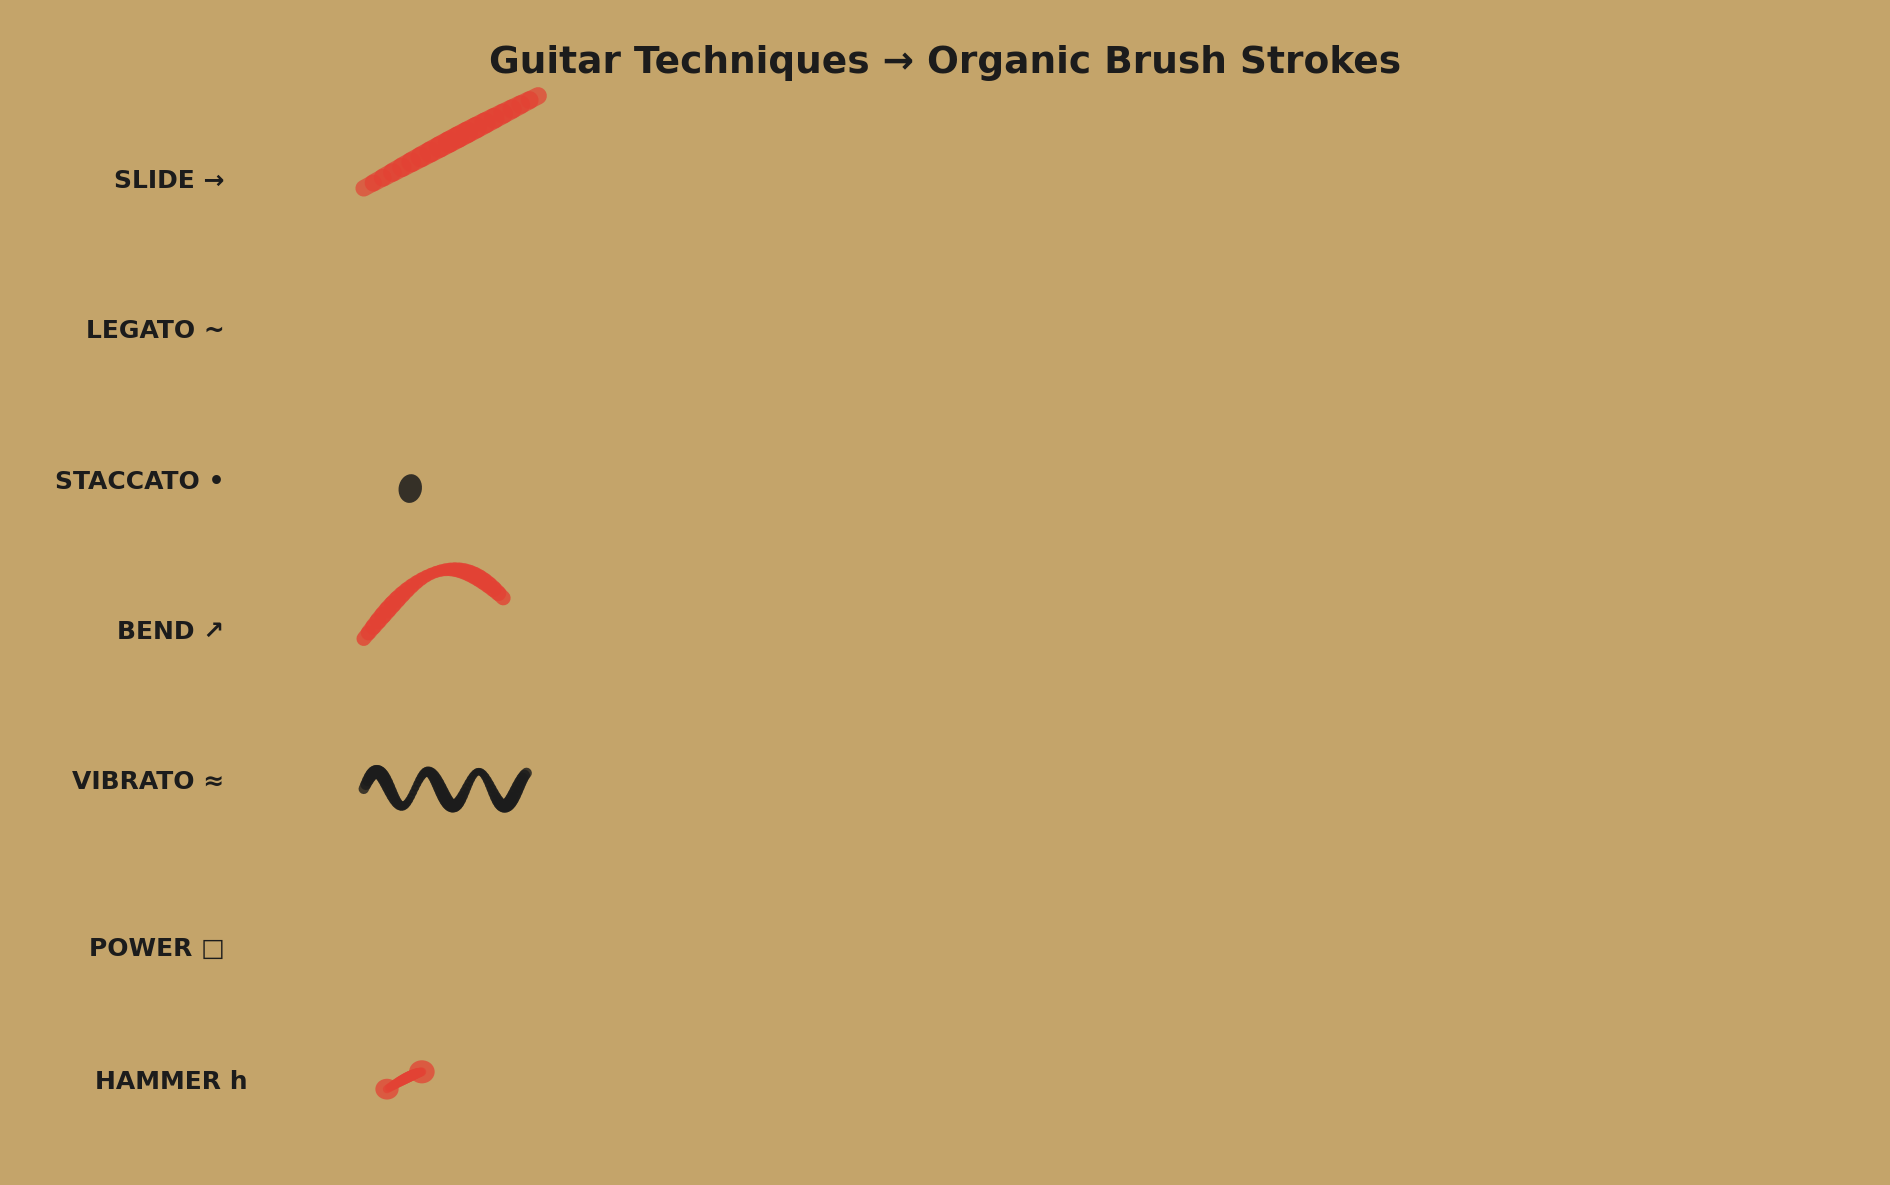

Recreate this plot in Python.
"""
Painterly Technique Demo - Show how guitar techniques map to organic brush strokes
Quick visual example of the mapping
"""

import matplotlib.pyplot as plt
import numpy as np
import random
from matplotlib.patches import PathPatch
from matplotlib.path import Path


class PainterlyTechniqueDemo:
    """Visual demo of technique → brush stroke mapping"""

    def __init__(self):
        self.colors = {
            'ochre': np.array([196, 164, 106]) / 255.0,
            'vermilion': np.array([227, 66, 52]) / 255.0,
            'black': np.array([28, 28, 28]) / 255.0,
            'white': np.array([242, 242, 242]) / 255.0
        }

        self.fig, self.ax = plt.subplots(figsize=(16, 10), dpi=150)
        bg_color = self.colors['ochre']
        self.fig.patch.set_facecolor(bg_color)
        self.ax.set_facecolor(bg_color)
        self.ax.set_xlim(0, 1600)
        self.ax.set_ylim(0, 1000)
        self.ax.axis('off')

        random.seed(42)
        np.random.seed(42)

    def draw_organic_stroke(self, start, end, width, color, label=""):
        """Draw organic brush stroke between two points"""
        x1, y1 = start
        x2, y2 = end

        # Generate organic path with slight curve
        num_points = 20
        t = np.linspace(0, 1, num_points)

        # Add slight curve variation
        curve_offset = random.uniform(-15, 15)
        ctrl_x = (x1 + x2) / 2 + curve_offset
        ctrl_y = (y1 + y2) / 2 + curve_offset

        # Quadratic Bézier curve
        xs = (1-t)**2 * x1 + 2*(1-t)*t * ctrl_x + t**2 * x2
        ys = (1-t)**2 * y1 + 2*(1-t)*t * ctrl_y + t**2 * y2

        # Variable width along stroke
        widths = width * (1 + 0.3 * np.sin(t * np.pi))

        # Draw stroke segments with varying width and alpha
        for i in range(len(xs)-1):
            alpha = 0.7 + 0.2 * (1 - abs(t[i] - 0.5) * 2)
            self.ax.plot([xs[i], xs[i+1]], [ys[i], ys[i+1]],
                        color=color, linewidth=widths[i],
                        alpha=alpha, solid_capstyle='round')

        # Add label
        if label:
            self.ax.text(x1 - 120, y1, label, fontsize=12, ha='right',
                        color=self.colors['black'], weight='bold')

    def draw_slide(self, x, y, color):
        """SLIDE: diagonal organic brush stroke"""
        self.draw_organic_stroke(
            (x, y), (x + 150, y + 80),
            width=8, color=color, label="SLIDE →"
        )

    def draw_legato(self, x, y, color):
        """LEGATO: connected flowing strokes"""
        # Two connected strokes
        self.draw_organic_stroke(
            (x, y), (x + 80, y + 20),
            width=6, color=color, label="LEGATO ~"
        )
        self.draw_organic_stroke(
            (x + 80, y + 20), (x + 160, y - 10),
            width=6, color=color, label=""
        )

    def draw_staccato(self, x, y, color):
        """STACCATO: isolated blob/dot"""
        from matplotlib.patches import Ellipse
        ellipse = Ellipse((x + 40, y), 25, 20,
                         angle=random.uniform(0, 360),
                         facecolor=color, alpha=0.85)
        self.ax.add_patch(ellipse)
        self.ax.text(x - 120, y, "STACCATO •", fontsize=12, ha='right',
                    color=self.colors['black'], weight='bold')

    def draw_bend(self, x, y, color):
        """BEND: curved upward stroke"""
        # Curved path upward
        t = np.linspace(0, 1, 30)
        xs = x + t * 120
        ys = y + 60 * np.sin(t * np.pi * 0.8)

        for i in range(len(xs)-1):
            width = 7 * (1 + 0.2 * np.sin(i / 3))
            self.ax.plot([xs[i], xs[i+1]], [ys[i], ys[i+1]],
                        color=color, linewidth=width,
                        alpha=0.8, solid_capstyle='round')

        self.ax.text(x - 120, y, "BEND ↗", fontsize=12, ha='right',
                    color=self.colors['black'], weight='bold')

    def draw_vibrato(self, x, y, color):
        """VIBRATO: wavy oscillating stroke"""
        t = np.linspace(0, 1, 80)
        xs = x + t * 140
        ys = y + 15 * np.sin(t * 20)

        for i in range(len(xs)-1):
            width = 5 * (1 + 0.3 * np.sin(i / 5))
            self.ax.plot([xs[i], xs[i+1]], [ys[i], ys[i+1]],
                        color=color, linewidth=width,
                        alpha=0.8, solid_capstyle='round')

        self.ax.text(x - 120, y, "VIBRATO ≈", fontsize=12, ha='right',
                    color=self.colors['black'], weight='bold')

    def draw_powerchord(self, x, y, color):
        """POWERCHORD: thick heavy stroke"""
        self.draw_organic_stroke(
            (x, y - 15), (x + 100, y + 15),
            width=20, color=color, label="POWER □"
        )

    def draw_hammer_on(self, x, y, color):
        """HAMMER-ON: two blobs merging"""
        from matplotlib.patches import Ellipse
        # First blob
        e1 = Ellipse((x + 20, y), 20, 18, facecolor=color, alpha=0.75)
        self.ax.add_patch(e1)
        # Second blob overlapping
        e2 = Ellipse((x + 50, y + 15), 22, 20, facecolor=color, alpha=0.75)
        self.ax.add_patch(e2)
        # Connection
        self.draw_organic_stroke((x + 20, y), (x + 50, y + 15),
                                width=4, color=color, label="HAMMER h")

    def create_demo(self, filename='painterly_techniques_demo.png'):
        """Create visual demo of all techniques"""
        print("\n🎨 Painterly Techniques Mapping Demo")
        print("=" * 60)

        # Layout techniques vertically
        y_positions = [850, 720, 590, 460, 330, 200, 70]
        x_start = 300

        colors = [
            self.colors['vermilion'],
            self.colors['ochre'],
            self.colors['black'],
            self.colors['vermilion'],
            self.colors['black'],
            self.colors['ochre'],
            self.colors['vermilion']
        ]

        techniques = [
            ("Slide", self.draw_slide),
            ("Legato", self.draw_legato),
            ("Staccato", self.draw_staccato),
            ("Bend", self.draw_bend),
            ("Vibrato", self.draw_vibrato),
            ("Powerchord", self.draw_powerchord),
            ("Hammer-on", self.draw_hammer_on)
        ]

        for i, (name, draw_func) in enumerate(techniques):
            print(f"   ├─ Drawing {name}...")
            draw_func(x_start, y_positions[i], colors[i])

        # Title
        self.ax.text(800, 950, "Guitar Techniques → Organic Brush Strokes",
                    fontsize=18, ha='center', weight='bold',
                    color=self.colors['black'])

        # Save
        print(f"   └─ Saving to {filename}...")
        self.fig.savefig(filename, facecolor=self.colors['ochre'],
                        dpi=150, bbox_inches='tight')

        print("✅ Demo complete!")
        print("=" * 60)
        print(f"\n📁 Output: {filename}")
        print("\nThis shows how each technique maps to organic brush strokes:")
        print("  - SLIDE: diagonal flowing stroke")
        print("  - LEGATO: connected smooth strokes")
        print("  - STACCATO: isolated dot/blob")
        print("  - BEND: curved upward stroke")
        print("  - VIBRATO: wavy oscillating stroke")
        print("  - POWERCHORD: thick heavy stroke")
        print("  - HAMMER-ON: two merging blobs")
        print("\nEach keeps the musical meaning but looks painterly!")


if __name__ == "__main__":
    demo = PainterlyTechniqueDemo()
    demo.create_demo()
    plt.show()
